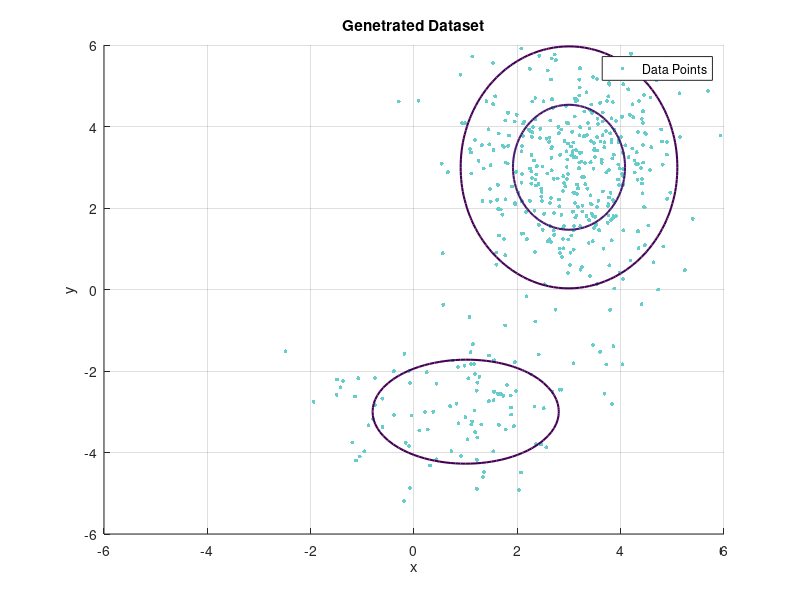

MATLAB code to generate this figure:
%% Start of Code
%% 1st Question: Generation of data
%% Setting up parameters and data parameters given in question
N = 500;
mu1 = [3; 3];
Sigma1 = [1 0; 0 2];
mu2 = [1; -3];
Sigma2 = [2 0; 0 1];
pi1 = 0.8; % Given in question
pi2 = 0.2;
data = zeros(N,2);
for i = 1:N
    if rand < pi1 % Because we are using rand we dont need to convert this into decimal in that case we will be using randi
        data(i,:) = mvnrnd(mu1,Sigma1); % Sampling from data 1
    else
        data(i,:) = mvnrnd(mu2,Sigma2); % Sampling from data 2
    end
end

% Plot the data
scatter(data(:,1),data(:,2),8,'filled','MarkerFaceColor','#66CCCC');
xlabel('x');
ylabel('y');
grid on;
title('Genetrated Dataset');
hold on

% Add legend
legend('Data Points','Location','best','AutoUpdate','off');
hold on

% Add the contour plot
[x, y] = meshgrid(-6:0.1:6);

% Compute the multivariate normal PDF for each point on the meshgrid
pdf_1 = mvnpdf([x(:) y(:)], mu1', Sigma1);
pdf_2 = mvnpdf([x(:) y(:)], mu2', Sigma2);
z1 = pi1*pdf_1+pi2*pdf_2;

% Plot the graph
contour(x, y, reshape(z1,size(x)), [0.01 0.05 0.1 0.2 0.3],'LineWidth',1.5)
hold off
%% End of Code